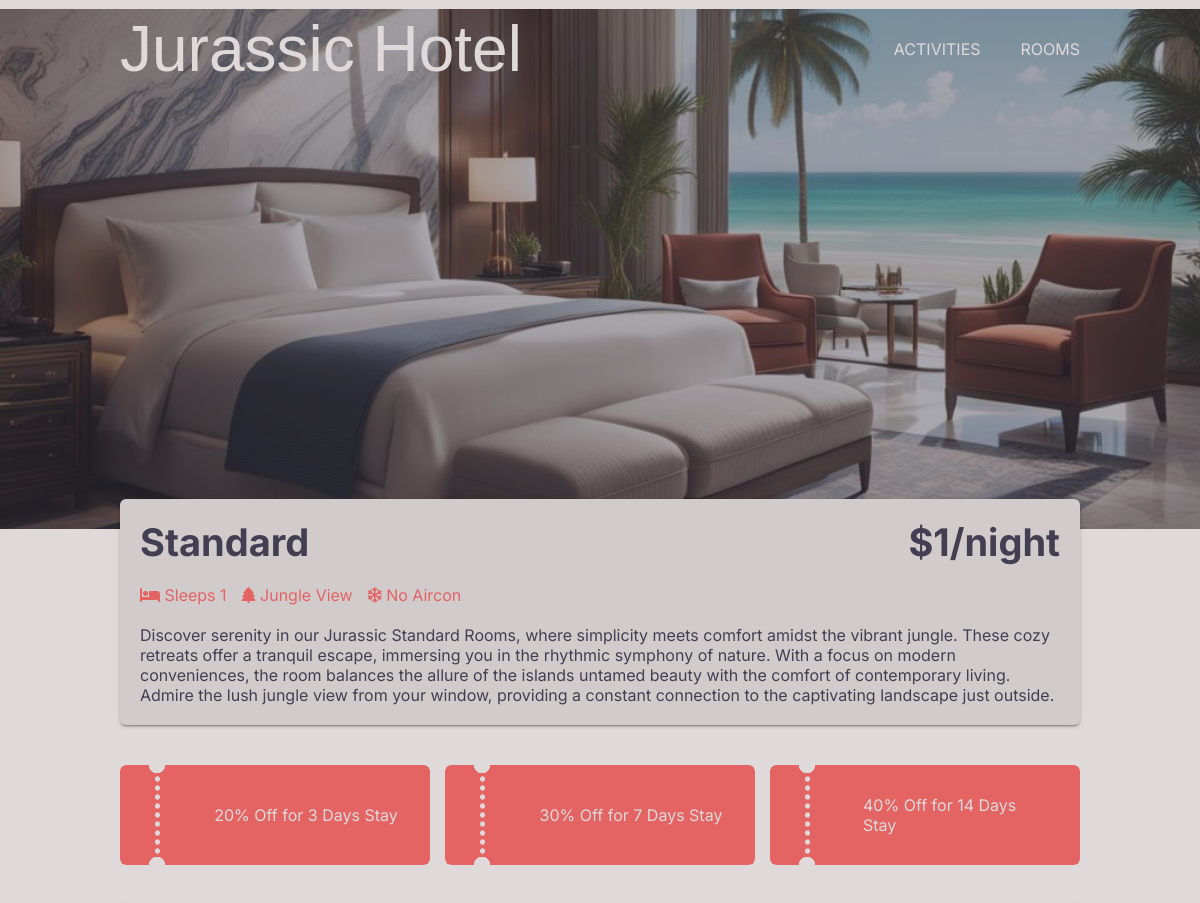
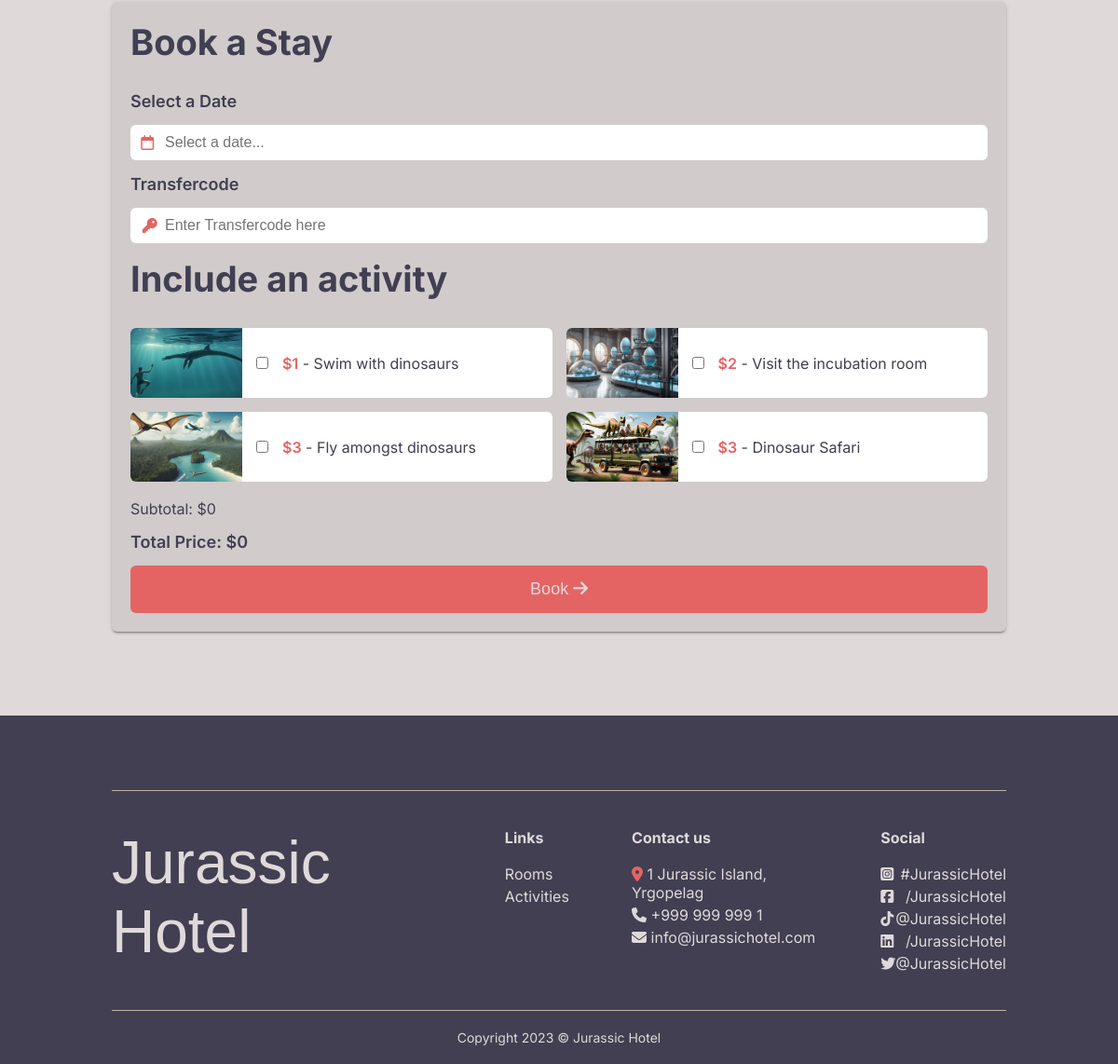
The app's page /room.php?room=1 with its own data (2 pictures, top to bottom).
### tables this page shows
CREATE TABLE rooms (id integer primary key AUTOINCREMENT, category varchar, price_per_night float, image1 varchar, image2 varchar, sleeps integer, view varchar, aircon BOOLEAN, description varchar);

CREATE TABLE discounts (
    id INTEGER PRIMARY KEY AUTOINCREMENT,
    room_id INTEGER,
    discount_percentage FLOAT,
    description VARCHAR,
    days_required INTEGER,
    FOREIGN KEY (room_id) REFERENCES rooms(id)
);

CREATE TABLE features (id integer primary key AUTOINCREMENT, name varchar, price float, image varchar, description varchar);

### hotelFunctions.php (called while the page is built, shortened)
<?php
function connect(string $dbName): object
{
    $dbPath = __DIR__ . '/' . $dbName;
    $db = "sqlite:$dbPath";
    try {
        $db = new PDO($db);
        $db->setAttribute(PDO::ATTR_ERRMODE, PDO::ERRMODE_EXCEPTION);
        $db->setAttribute(PDO::ATTR_DEFAULT_FETCH_MODE, PDO::FETCH_ASSOC);
    } catch (PDOException $e) {
        echo "Failed to connect to the database";
        throw $e;
    }
    return $db;
}
function getOneRoom(int $roomId): array
{
    $dbName = "hotel.db";
    $db = connect($dbName);
    $query = $db->prepare('SELECT * FROM rooms WHERE id = :roomId');
    $query->bindParam(':roomId', $roomId, PDO::PARAM_INT);
    $query->execute();
    $room = $query->fetch(PDO::FETCH_ASSOC);
    return $room;
}
function getAllFeatures(): array
{
    $dbName = "hotel.db";
    $db = connect($dbName);
    $query = $db->prepare('SELECT * FROM features');
    $query->execute();
    $features = $query->fetchAll(PDO::FETCH_ASSOC);
    return $features;
}
function getDiscounts(int $roomId): array
{
    $dbName = "hotel.db";
    $db = connect($dbName);
    $query = "SELECT * FROM discounts WHERE room_id=:roomId";
    $stmt = $db->prepare($query);
    $stmt->bindParam(':roomId', $roomId, PDO::PARAM_INT);
    $stmt->execute();
    $discounts = $stmt->fetchAll(PDO::FETCH_ASSOC);
    return $discounts;
}

### room.php (the view, shortened to what this page needs)
<?php
require __DIR__ . "/hotelFunctions.php";
require __DIR__ . "/header.php";
if (isset($_GET["room"])) {
    $room = getOneRoom($_GET["room"]);
}
$discounts = getDiscounts((int) $room["id"]);
$features = getAllFeatures();
?>
<div class="header-image" style="background-image: url('<?= $room["image1"] ?>');">
    <div class="before"></div>
</div>
<div class="light-background">
    <div class="room-info-container">
        <div class="room-info">
            <div class="room-info-head">
                <div class="room-name"><?= $room["category"] ?></div>
                <div class="room-cost">$<?= $room["price_per_night"] ?>/night</div>
            </div>
            <div class="room-features">
                <div class="beds"><i class="fa-solid fa-bed"></i> Sleeps <?= $room["sleeps"] ?></div>
                <div class="view">
                    <?php if ($room["view"] == "Jungle") : ?>
                        <i class="fa-solid fa-tree"></i> Jungle View
                    <?php else : ?>
                        <i class="fa-solid fa-umbrella-beach"></i> Beach View
                    <?php endif; ?>
                </div>
                <div class="aircon">
                    <?php if ($room["aircon"]) : ?>
                        <i class="fa-regular fa-snowflake"></i> Aircon
                    <?php else : ?>
                        <i class="fa-regular fa-snowflake"></i> No Aircon
                    <?php endif; ?>
                </div>
            </div>
            <div class="room-description"><?= $room["description"] ?></div>
        </div>
    </div>
</div>
<div class="container room-page-container">
    <?php if (!empty($discounts)) : ?>
        <div class="discounts discount-container">
            <?php foreach ($discounts as $discount) : ?>
                <div class="discount ">
                    <div class="discount-description" data-percentage="<?= $discount["discount_percentage"] ?>" data-days="<?= $discount["days_required"] ?>"><?= $discount["description"] ?></div>
                </div>
            <?php endforeach; ?>
        </div>
    <?php endif; ?>
    <?php if (isset($_SESSION["response"]) && (is_array($_SESSION["response"]) && count($_SESSION["response"]) !== 0)) : ?>
        <?php $jsonString = json_encode($_SESSION["response"], JSON_UNESCAPED_SLASHES | JSON_PRETTY_PRINT); ?>
        <div class="booking-success" id="booking-success">
            <div class="booking-success-text">
                <div class="booking-success-title">Your Booking is confirmed!</div>
                <div class="booking-success-subtitle">Booking ref: <span class="coral-text"><?= $_SESSION["response"][0]["booking_id"] ?> </span></div>
                <div class="dino-info"><img src="images/dino-icon.png" alt="" class="dino-icon">
                    <div class="dino-text">Before your trip, read some more about this cool random dino: <a href="<?= $_SESSION["response"][0]["additional_info"][0]["dinoURL"] ?>"><?= $_SESSION["response"][0]["additional_info"][0]["dino"] ?></a>.</div>
                </div>
                <div class="booking-success-information">Please see your specific JSON below, use the smart clipboard button to copy it!</div>
            </div>
            <pre><code id="codeElement"> <?= $jsonString ?> </code><button id="copyButton"><i class="fa-regular fa-copy"></i></button><div class="code-before"></div><div class="copy-message">Copied to Clipboard!</div></pre>
            <a class="booking-success-button-a" href="room.php?room=<?= $room["id"] ?>">
                <div class="booking-success-button">Book another stay <i class="fa-solid fa-arrow-right"></i></div>
            </a>
        </div>
        <?php unset($_SESSION["response"]); ?>
    <?php else : ?>
        <div class="form-div" id="form-div">
            <div class="form-title">Book a Stay</div>
            <form action="hotelFunctions.php" method="POST" class="booking-form">
                <label for="datefilter">Select a Date</label>
                <div class="input-wrapper">
                    <div class="icon-container"><i class="fa-regular fa-calendar"></i></div>
                    <input type="text" placeholder="Select a date..." name="datefilter" id="datefilter" required>
                </div>
                <label for="transfercode">Transfercode</label>
                <div class="input-wrapper">
                    <div class="icon-container"><i class="fa-solid fa-key"></i></div>
                    <input type="text" name="transfercode" id="transfercode" placeholder="Enter Transfercode here" required>
                </div>
                <div class="activities-title">Include an activity</div>
                <div class="activities-card-container">
                    <?php foreach ($features as $feature) : ?>
                        <div class="room-activities-card">
                            <img src="<?= $feature["image"] ?>" alt="">
                            <input data-price="<?= $feature["price"] ?>" class="feature-<?= $feature["id"] ?>" type="checkbox" name="selected_features[]" value="<?= $feature["id"] ?>">
                            <div class="feature-description"><span class="coral-text">$<?= $feature["price"] ?></span> - <?= $feature["name"] ?></div>
                        </div>
                    <?php endforeach; ?>
                </div>
                <div class="subtotal">Subtotal: $0</div>
                <div class="total">Total Price: $0</div>
                <button type="submit">Book <i class="fa-solid fa-arrow-right"></i></button>
            </form>
        </div>
    <?php endif; ?>
</div>
<?php require __DIR__ . "/dark-footer.php"; ?>
</body>
</html>

### style.css (style rules this page uses)
:root { --pearl: #dfd9da; --ocean: #3d4f61; --sand: #c4b2a7; --coconut: #5f5052; --gun-powder: #413f51; --coral: #e46464; --line_color: #e46464; --coral-hover: #e15353; --swiper-theme-color: #e46464; --swiper-navigation-color: #e46464; }
* { box-sizing: border-box; margin: 0; padding: 0; }
body { padding: 0px; margin: 0px; font-family: 'Inter', sans-serif; background: var(--pearl); }
.light-background { background-color: var(--pearl); color: var(--gun-powder); }
.coral-text { color: var(--coral); font-weight: 600; }
.input-wrapper { position: relative; }
input[type='text'], input[type='email'] { padding: 10px 37px; width: 100%; }
.header-image { height: 65vh; background-size: cover; background-position: 50% 70%; position: relative; margin-top: -89px; transition: background-image 1s linear; }
.container { margin: 0 auto; width: 80%; }
.room-info-container { width: 80%; margin: 0 auto; padding-bottom: 40px; }
.room-info { margin-top: -30px; padding: 20px; position: relative; z-index: 2; background: #d1cbcc; border-radius: 6px; box-shadow: 0 2px 2px 0 rgba(0, 0, 0, 0.14), 0 3px 1px -2px rgba(0, 0, 0, 0.2), 0 1px 5px 0 rgba(0, 0, 0, 0.12); }
.room-info-head { display: flex; justify-content: space-between; font-weight: 700; font-size: 38px; padding-bottom: 20px; }
.discount-container { padding-bottom: 40px; }
.discounts { display: flex; justify-content: space-around; gap: 15px; }
.discount { display: flex; justify-content: center; align-items: center; -webkit-mask-image: radial-gradient( circle at 37px 8px, transparent 8px, red 8.5px ), radial-gradient(closest-side circle at 50%, red 99%, transparent 100%); -webkit-mask-size: 100%, 5px 9px; -webkit-mask-repeat: repeat, repeat-y; -webkit-mask-position: 0 -8px, 34.5px; -webkit-mask-composite: source-out; mask-image: radial-gradient(circle at 37px 8px, transparent 8px, red 8.5px), radial-gradient(closest-side circle at 50%, red 99%, transparent 100%); mask-size: 100%, 5px 9px; mask-repeat: repeat, repeat-y; mask-position: 0 -8px, 34.5px; mask-composite: source-out; mask-composite: subtract; height: 100px; background: var(--coral); color: var(--pearl); border-radius: 6px; width: 100%; }
.discount-description { margin-left: 30%; padding-right: 10%; }
.subtotal { margin: 4px 0px; }
.before { background-color: var(--gun-powder); position: absolute; z-index: 1; width: 100%; height: 100%; display: block; left: 0; top: 0; content: ''; opacity: 0.45; }
.icon-container { position: absolute; top: 50%; transform: translate(80%, -52%); color: var(--coral); }
.form-div { padding: 20px; background: #d1cbcc; border-radius: 6px; box-shadow: 0 2px 2px 0 rgba(0, 0, 0, 0.14), 0 3px 1px -2px rgba(0, 0, 0, 0.2), 0 1px 5px 0 rgba(0, 0, 0, 0.12); }
.form-div button { width: 100%; border: none; background: var(--coral); color: var(--pearl); border-radius: 6px; padding: 15px; font-size: 18px; }
.form-title { font-weight: 700; font-size: 38px; margin-bottom: 30px; }
.form-div label, .activities-title { font-size: 18px; font-weight: 600; }
.total { margin: 15px 0px; font-size: 18px; font-weight: 600; }
.form-div input[type='text'] { margin: 15px 0px; font-size: 16px; border: none; border-radius: 6px; }
.room-page-container { color: var(--gun-powder); padding: 0px 0px 90px 0px; }
.room-features { color: var(--coral); display: flex; gap: 15px; justify-content: flex-start; padding-bottom: 20px; }
.activities-card-container { display: flex; flex-wrap: wrap; width: 100%; padding: 15px 0px; row-gap: 15px; }
.room-activities-card { width: calc(50% - 7.5px); display: flex; justify-content: left; gap: 15px; align-items: center; border-radius: 6px; height: 75px; background: white; }
.room-activities-card:nth-child(odd) { margin-right: 7.5px; }
.room-activities-card:nth-child(even) { margin-left: 7.5px; }
.room-activities-card img { border-radius: 6px 0px 0px 6px; width: 120px; height: 100%; object-fit: cover; object-position: center; }
.room-activities-card input { cursor: pointer; }
.activities-title { font-weight: 700; font-size: 38px; margin-bottom: 15px; color: var(--gun-powder); }

### records on screen
rooms: image1 (picture), category "Standard", price_per_night "1", sleeps "1", description "Discover serenity in our Jurassic Standard Rooms, where simplicity meets comfort amidst the vibrant jungle. These cozy retreats offer a tranquil escape, immersing you in the rhythmic symphony of nature. With a focus on modern conveniences, the room balances the allure of the islands untamed beauty with the comfort of contemporary living. Admire the lush jungle view from your window, providing a constant connection to the captivating landscape just outside."
discounts: description "20% Off for 3 Days Stay"
discounts: description "30% Off for 7 Days Stay"
discounts: description "40% Off for 14 Days Stay"
features: image (picture), price "1", name "Swim with dinosaurs"
features: image (picture), price "2", name "Visit the incubation room"
features: image (picture), price "3", name "Fly amongst dinosaurs"
features: image (picture), price "3", name "Dinosaur Safari"
